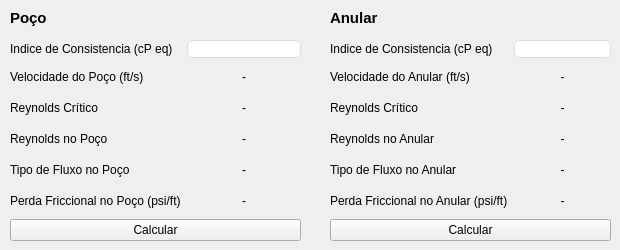
    <widget class="QWidget" name="tab_8">
     <attribute name="title">
      <string>            Modelo de Potência           </string>
     </attribute>
     <widget class="QLabel" name="label_4">
      <property name="geometry">
       <rect>
        <x>10</x>
        <y>10</y>
        <width>201</width>
        <height>16</height>
       </rect>
      </property>
      <property name="font">
       <font>
        <pointsize>11</pointsize>
        <bold>true</bold>
       </font>
      </property>
      <property name="text">
       <string>Poço</string>
      </property>
     </widget>
     <widget class="QLabel" name="label_5">
      <property name="geometry">
       <rect>
        <x>330</x>
        <y>10</y>
        <width>201</width>
        <height>16</height>
       </rect>
      </property>
      <property name="font">
       <font>
        <pointsize>11</pointsize>
        <bold>true</bold>
       </font>
      </property>
      <property name="text">
       <string>Anular</string>
      </property>
     </widget>
     <widget class="QWidget" name="gridLayoutWidget_7">
      <property name="geometry">
       <rect>
        <x>10</x>
        <y>40</y>
        <width>291</width>
        <height>201</height>
       </rect>
      </property>
      <layout class="QGridLayout" name="gridLayout_7">
       <item row="5" column="1">
        <widget class="QLabel" name="lbnPerdaFriccionalPocoPotencia">
         <property name="styleSheet">
          <string notr="true"/>
         </property>
         <property name="text">
          <string>-</string>
         </property>
         <property name="alignment">
          <set>Qt::AlignmentFlag::AlignCenter</set>
         </property>
        </widget>
       </item>
       <item row="5" column="0">
        <widget class="QLabel" name="lbnTituloPerdaFriccionalPocoPotencia">
         <property name="font">
          <font>
           <pointsize>9</pointsize>
           <bold>false</bold>
          </font>
         </property>
         <property name="text">
          <string>Perda Friccional no Poço (psi/ft)</string>
         </property>
         <property name="alignment">
          <set>Qt::AlignmentFlag::AlignLeading|Qt::AlignmentFlag::AlignLeft|Qt::AlignmentFlag::AlignVCenter</set>
         </property>
        </widget>
       </item>
       <item row="1" column="1">
        <widget class="QLabel" name="lbnVelocidadePocoPotencia">
         <property name="styleSheet">
          <string notr="true"/>
         </property>
         <property name="text">
          <string>-</string>
         </property>
         <property name="alignment">
          <set>Qt::AlignmentFlag::AlignCenter</set>
         </property>
        </widget>
       </item>
       <item row="4" column="1">
        <widget class="QLabel" name="lbnTipoFluxoPocoPotencia">
         <property name="styleSheet">
          <string notr="true"/>
         </property>
         <property name="text">
          <string>-</string>
         </property>
         <property name="alignment">
          <set>Qt::AlignmentFlag::AlignCenter</set>
         </property>
        </widget>
       </item>
       <item row="2" column="0">
        <widget class="QLabel" name="lbnTituloCriticoPocoPotencia">
         <property name="font">
          <font>
           <pointsize>9</pointsize>
           <bold>false</bold>
          </font>
         </property>
         <property name="text">
          <string>Reynolds Crítico</string>
         </property>
         <property name="alignment">
          <set>Qt::AlignmentFlag::AlignLeading|Qt::AlignmentFlag::AlignLeft|Qt::AlignmentFlag::AlignVCenter</set>
         </property>
        </widget>
       </item>
       <item row="3" column="0">
        <widget class="QLabel" name="lbnTituloReynoldsPocoPotencia">
         <property name="font">
          <font>
           <pointsize>9</pointsize>
           <bold>false</bold>
          </font>
         </property>
         <property name="text">
          <string>Reynolds no Poço</string>
         </property>
         <property name="alignment">
          <set>Qt::AlignmentFlag::AlignLeading|Qt::AlignmentFlag::AlignLeft|Qt::AlignmentFlag::AlignVCenter</set>
         </property>
        </widget>
       </item>
       <item row="1" column="0">
        <widget class="QLabel" name="lbnTituloVelocidadePocoPotencia">
         <property name="font">
          <font>
           <pointsize>9</pointsize>
           <bold>false</bold>
          </font>
         </property>
         <property name="text">
          <string>Velocidade do Poço (ft/s)</string>
         </property>
         <property name="alignment">
          <set>Qt::AlignmentFlag::AlignLeading|Qt::AlignmentFlag::AlignLeft|Qt::AlignmentFlag::AlignVCenter</set>
         </property>
        </widget>
       </item>
       <item row="3" column="1">
        <widget class="QLabel" name="lbnReynoldsPocoPotencia">
         <property name="styleSheet">
          <string notr="true"/>
         </property>
         <property name="text">
          <string>-</string>
         </property>
         <property name="alignment">
          <set>Qt::AlignmentFlag::AlignCenter</set>
         </property>
        </widget>
       </item>
       <item row="4" column="0">
        <widget class="QLabel" name="lbnTituloTipoFluxoPocoPotencia">
         <property name="font">
          <font>
           <pointsize>9</pointsize>
           <bold>false</bold>
          </font>
         </property>
         <property name="text">
          <string>Tipo de Fluxo no Poço</string>
         </property>
         <property name="alignment">
          <set>Qt::AlignmentFlag::AlignLeading|Qt::AlignmentFlag::AlignLeft|Qt::AlignmentFlag::AlignVCenter</set>
         </property>
        </widget>
       </item>
       <item row="2" column="1">
        <widget class="QLabel" name="lbnReynoldsCriticoPocoPotencia">
         <property name="styleSheet">
          <string notr="true"/>
         </property>
         <property name="text">
          <string>-</string>
         </property>
         <property name="alignment">
          <set>Qt::AlignmentFlag::AlignCenter</set>
         </property>
        </widget>
       </item>
       <item row="6" column="0" colspan="2">
        <widget class="QPushButton" name="btnCalcularModeloPotenciaPoco">
         <property name="font">
          <font>
           <pointsize>9</pointsize>
           <bold>false</bold>
          </font>
         </property>
         <property name="text">
          <string>Calcular</string>
         </property>
        </widget>
       </item>
       <item row="0" column="0">
        <widget class="QLabel" name="lbnTituloIndiceConsistenciaPoco">
         <property name="font">
          <font>
           <pointsize>9</pointsize>
           <bold>false</bold>
          </font>
         </property>
         <property name="text">
          <string>Indice de Consistencia (cP eq)</string>
         </property>
         <property name="alignment">
          <set>Qt::AlignmentFlag::AlignLeading|Qt::AlignmentFlag::AlignLeft|Qt::AlignmentFlag::AlignVCenter</set>
         </property>
        </widget>
       </item>
       <item row="0" column="1">
        <widget class="QLineEdit" name="editIndiceConsistenciaPotenciaPoco">
         <property name="styleSheet">
          <string notr="true">border: 1px solid #dddddd;  /* borda cinza bem leve */

border-radius: 5px;</string>
         </property>
        </widget>
       </item>
      </layout>
     </widget>
     <widget class="QWidget" name="gridLayoutWidget_8">
      <property name="geometry">
       <rect>
        <x>330</x>
        <y>40</y>
        <width>281</width>
        <height>201</height>
       </rect>
      </property>
      <layout class="QGridLayout" name="gridLayout_8">
       <item row="4" column="1">
        <widget class="QLabel" name="lbnTipoFluxoAnularPotencia">
         <property name="styleSheet">
          <string notr="true"/>
         </property>
         <property name="text">
          <string>-</string>
         </property>
         <property name="alignment">
          <set>Qt::AlignmentFlag::AlignCenter</set>
         </property>
        </widget>
       </item>
       <item row="2" column="0">
        <widget class="QLabel" name="lbnTituloCriticoAnularPotencia">
         <property name="font">
          <font>
           <pointsize>9</pointsize>
           <bold>false</bold>
          </font>
         </property>
         <property name="text">
          <string>Reynolds Crítico</string>
         </property>
         <property name="alignment">
          <set>Qt::AlignmentFlag::AlignLeading|Qt::AlignmentFlag::AlignLeft|Qt::AlignmentFlag::AlignVCenter</set>
         </property>
        </widget>
       </item>
       <item row="3" column="0">
        <widget class="QLabel" name="lbnTituloReynoldsAnularPotencia">
         <property name="font">
          <font>
           <pointsize>9</pointsize>
           <bold>false</bold>
          </font>
         </property>
         <property name="text">
          <string>Reynolds no Anular</string>
         </property>
         <property name="alignment">
          <set>Qt::AlignmentFlag::AlignLeading|Qt::AlignmentFlag::AlignLeft|Qt::AlignmentFlag::AlignVCenter</set>
         </property>
        </widget>
       </item>
       <item row="1" column="0">
        <widget class="QLabel" name="lbnTituloVelocidadeAnularPotencia">
         <property name="font">
          <font>
           <pointsize>9</pointsize>
           <bold>false</bold>
          </font>
         </property>
         <property name="text">
          <string>Velocidade do Anular (ft/s)</string>
         </property>
         <property name="alignment">
          <set>Qt::AlignmentFlag::AlignLeading|Qt::AlignmentFlag::AlignLeft|Qt::AlignmentFlag::AlignVCenter</set>
         </property>
        </widget>
       </item>
       <item row="3" column="1">
        <widget class="QLabel" name="lbnReynoldsAnularPotencia">
         <property name="styleSheet">
          <string notr="true"/>
         </property>
         <property name="text">
          <string>-</string>
         </property>
         <property name="alignment">
          <set>Qt::AlignmentFlag::AlignCenter</set>
         </property>
        </widget>
       </item>
       <item row="5" column="0">
        <widget class="QLabel" name="lbnTituloPerdaFriccionalAnularPotencia">
         <property name="font">
          <font>
           <pointsize>9</pointsize>
           <bold>false</bold>
          </font>
         </property>
         <property name="text">
          <string>Perda Friccional no Anular (psi/ft)</string>
         </property>
         <property name="alignment">
          <set>Qt::AlignmentFlag::AlignLeading|Qt::AlignmentFlag::AlignLeft|Qt::AlignmentFlag::AlignVCenter</set>
         </property>
        </widget>
       </item>
       <item row="1" column="1">
        <widget class="QLabel" name="lbnVelocidadeAnularPotencia">
         <property name="styleSheet">
          <string notr="true"/>
         </property>
         <property name="text">
          <string>-</string>
         </property>
         <property name="alignment">
          <set>Qt::AlignmentFlag::AlignCenter</set>
         </property>
        </widget>
       </item>
       <item row="0" column="0">
        <widget class="QLabel" name="lbnTituloIndiceConsistenciaAnular">
         <property name="font">
          <font>
           <pointsize>9</pointsize>
           <bold>false</bold>
          </font>
         </property>
         <property name="text">
          <string>Indice de Consistencia (cP eq)</string>
         </property>
         <property name="alignment">
          <set>Qt::AlignmentFlag::AlignLeading|Qt::AlignmentFlag::AlignLeft|Qt::AlignmentFlag::AlignVCenter</set>
         </property>
        </widget>
       </item>
       <item row="5" column="1">
        <widget class="QLabel" name="lbnPerdaFriccionalAnularPotencia">
         <property name="styleSheet">
          <string notr="true"/>
         </property>
         <property name="text">
          <string>-</string>
         </property>
         <property name="alignment">
          <set>Qt::AlignmentFlag::AlignCenter</set>
         </property>
        </widget>
       </item>
       <item row="2" column="1">
        <widget class="QLabel" name="lbnReynoldsCriticoAnularPotencia">
         <property name="styleSheet">
          <string notr="true"/>
         </property>
         <property name="text">
          <string>-</string>
         </property>
         <property name="alignment">
          <set>Qt::AlignmentFlag::AlignCenter</set>
         </property>
        </widget>
       </item>
       <item row="6" column="0" colspan="2">
        <widget class="QPushButton" name="btnCalcularModeloPotenciaAnular">
         <property name="font">
          <font>
           <pointsize>9</pointsize>
           <bold>false</bold>
          </font>
         </property>
         <property name="text">
          <string>Calcular</string>
         </property>
        </widget>
       </item>
       <item row="0" column="1">
        <widget class="QLineEdit" name="editIndiceConsistenciaPotenciaAnular">
         <property name="styleSheet">
          <string notr="true">border: 1px solid #dddddd;  /* borda cinza bem leve */

border-radius: 5px;</string>
         </property>
        </widget>
       </item>
       <item row="4" column="0">
        <widget class="QLabel" name="lbnTituloTipoFluxoAnularPotencia">
         <property name="font">
          <font>
           <pointsize>9</pointsize>
           <bold>false</bold>
          </font>
         </property>
         <property name="text">
          <string>Tipo de Fluxo no Anular</string>
         </property>
         <property name="alignment">
          <set>Qt::AlignmentFlag::AlignLeading|Qt::AlignmentFlag::AlignLeft|Qt::AlignmentFlag::AlignVCenter</set>
         </property>
        </widget>
       </item>
      </layout>
     </widget>
    </widget>
